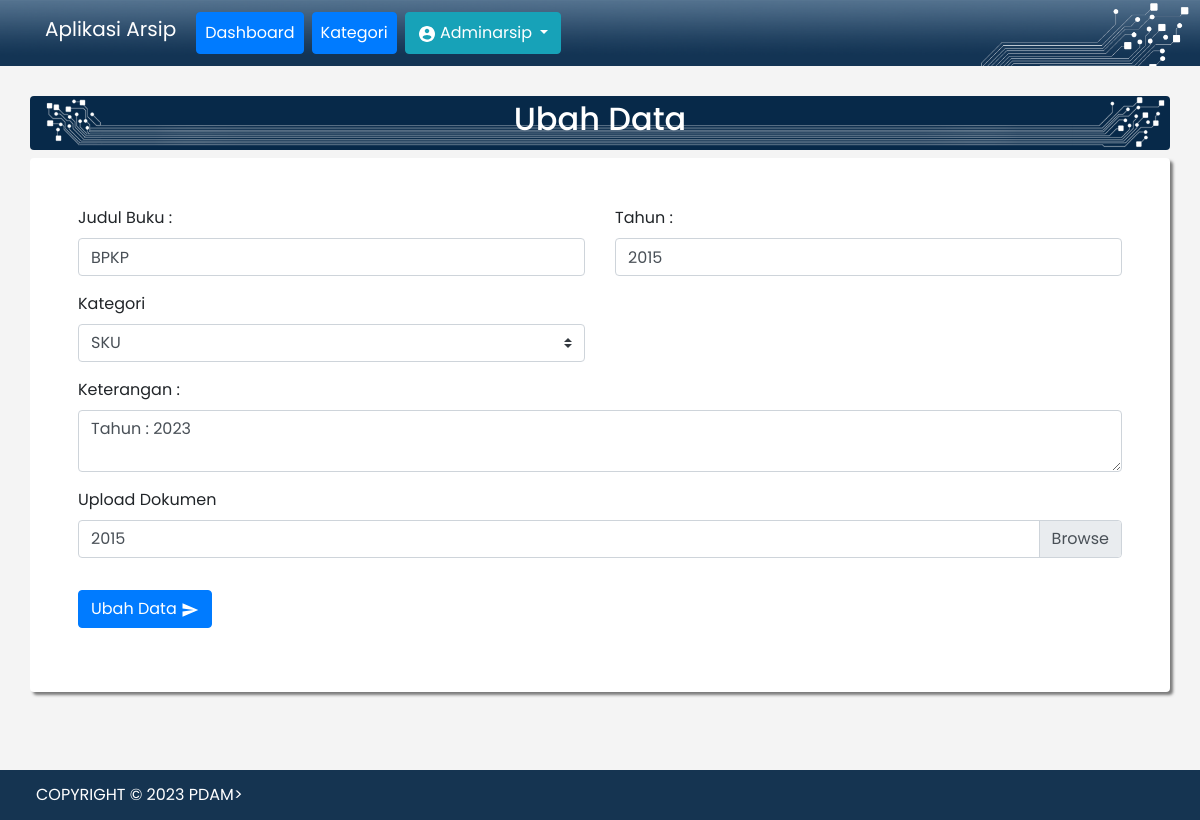
The page /ubah.php?id=119 (signed in) on the database its author committed.
### tables this page shows
CREATE TABLE `arsip_dokumen` (
  `id_arsip_dokumen` int(11) NOT NULL,
  `judul_buku` varchar(255) NOT NULL,
  `id_kategori` int(11) NOT NULL,
  `tahun` int(4) NOT NULL,
  `keterangan` varchar(255) NOT NULL,
  `filename` varchar(200) NOT NULL,
  `filesize` int(11) NOT NULL,
  `filetype` varchar(100) NOT NULL,
  `upload_date` timestamp NOT NULL DEFAULT current_timestamp() ON UPDATE current_timestamp()
);

CREATE TABLE `kategori` (
  `id_kategori` int(11) NOT NULL,
  `nama_kategori` varchar(100) NOT NULL
);

### functions.php (called while the page is built, shortened)
<?php
$koneksi = mysqli_connect("localhost", "root", "", "arsip");
function query($query)
{
	global $koneksi;
	$result = mysqli_query($koneksi, $query);
	$rows = [];
	while ($row = mysqli_fetch_assoc($result)) {
		$rows[] = $row;
	}
	return $rows;
}

### ubah.php (the view, shortened to what this page needs)
<?php
require 'functions.php';
$id = $_GET['id'];
$isi = query("SELECT * FROM arsip_dokumen JOIN kategori ON arsip_dokumen.id_kategori = kategori.id_kategori WHERE id_arsip_dokumen = $id")[0];
?>
<!doctype html>
<html lang="en">
<head>
	<link rel="stylesheet" href="vendor/bootstrap.min.css">
	<link rel="stylesheet" href="vendor/style.css">
</head>
<body class="bg">
	<?php include 'include/navbar.php'; ?>
	<section id="ubah_data" class="ubah_data">
		<div class="container">
			<div class="row mb-2">
				<div class="col text-white p-1 rounded bg-supergraphicss text-center">
					<h2>Ubah Data</h2>
				</div>
			</div>
			<div class="row">
				<div class="col bg-white rounded p-5 mb-2 shadow-box">
					<form action="" method="POST" enctype="multipart/form-data">
						<div class="row">
							<div class="col">
								<div class="form-group">
									<label for="judul_buku">Judul Buku : </label>
									<input type="text" name="judul_buku" class="form-control" required value="<?= $isi['judul_buku']; ?>">
								</div>
								<div class="form-group">
									<label for="Kategori">Kategori </label>
									<select class="custom-select" id="id_kategori" name="id_kategori" required>
										<option selected value="<?= $isi['id_kategori']; ?>"><?= $isi['nama_kategori'] ?></option>
									</select>
								</div>
							</div>
							<div class="col">
								<div class="form-group">
									<label for="tahun">Tahun : </label>
									<input type="number" min="2000" max="9999" id="tahun" name="tahun" class="form-control" required value="<?= $isi['tahun']; ?>">
								</div>
							</div>
							<div class="col-sm-12">
								<div class="form-group">
									<label for="keterangan">Keterangan : </label>
									<textarea class="form-control" name="keterangan" id="keterangan"><?= $isi['keterangan']; ?></textarea>
								</div>
							</div>
							<div class="col-sm-12">
								<div class="form-group">
									<label for="file" class="form-label">Upload Dokumen</label>
									<div class="custom-file ">
										<label class="custom-file-label" for="customFile"><?= $isi['tahun']; ?></label>
									</div>
								</div>
							</div>
						</div>
						<div class="form-group">
							<button type="submit" class="btn btn-primary mt-3" name="submit">Ubah Data
								<img src="img/baseline_send_white_18dp.png"></button>
						</div>
					</form>
				</div>
			</div>
		</div>
	</section>
	<div class="footer">
		<p>COPYRIGHT &copy; <?= date('Y'); ?> PDAM></a></a></p>
	</div>
</body>
</html>

### rows shown on the page
arsip_dokumen: judul_buku "BPKP", id_kategori "SKU", tahun "2015", keterangan "Tahun : 2023"

### other values the page prints
$_SESSION["nama"] "Adminarsip"
